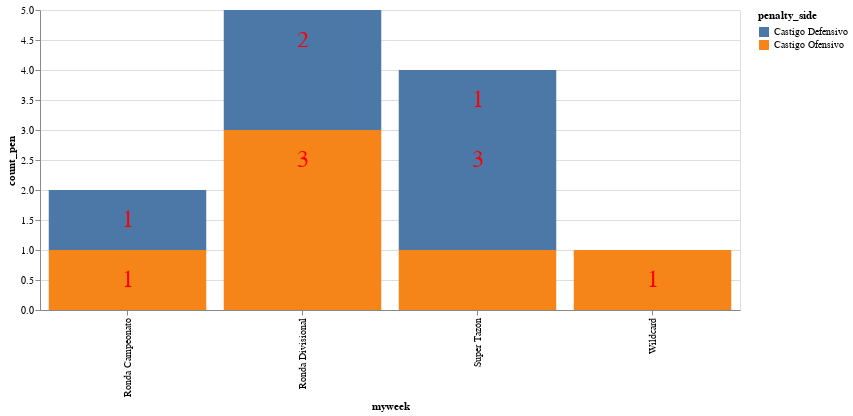

Source (notebook cell):
### Code cell
bar_5min_post = alt.Chart(df_4q_5min_post).mark_bar().encode(
   x =alt.X("myweek:N"),
    y=alt.Y("count_pen:Q", stack='zero'),    
    color=alt.Color('penalty_side')
).properties(
width= 700,
height=300)

text_5min_post = alt.Chart(df_4q_5min_post).mark_text(
    #font="Courier",
    fontSize=24,
    dy=30, 
    color='red'
).encode(
     x =alt.X("myweek:N"),
     y=alt.Y("count_pen:Q", stack='zero'),    
     detail='penalty_side:N',
     text=alt.Text('count_pen:Q', )
).properties(
width= 700,
height=300)

#alt.layer( text_5min_post )#.resolve_scale(color='independent')
 
bar_5min_post + text_5min_post

### Figure 1 — Vega-Lite specification as saved in the notebook (floating-point values rounded to 4 significant figures)
{"$schema": "https://vega.github.io/schema/vega-lite/v3.4.0.json", "config": {"mark": {"tooltip": null}, "view": {"height": 300, "width": 400}}, "data": {"name": "data-07d8aa0fdcf0648785ba0f3c91349223"}, "datasets": {"data-07d8aa0fdcf0648785ba0f3c91349223": [{"count_pen": 1, "myweek": "Ronda Campeonato", "penalty_side": "Castigo Defensivo"}, {"count_pen": 1, "myweek": "Ronda Campeonato", "penalty_side": "Castigo Ofensivo"}, {"count_pen": 2, "myweek": "Ronda Divisional", "penalty_side": "Castigo Defensivo"}, {"count_pen": 3, "myweek": "Ronda Divisional", "penalty_side": "Castigo Ofensivo"}, {"count_pen": 3, "myweek": "Super Tazón", "penalty_side": "Castigo Defensivo"}, {"count_pen": 1, "myweek": "Super Tazón", "penalty_side": "Castigo Ofensivo"}, {"count_pen": 1, "myweek": "Wildcard", "penalty_side": "Castigo Ofensivo"}]}, "layer": [{"encoding": {"color": {"field": "penalty_side", "type": "nominal"}, "x": {"field": "myweek", "type": "nominal"}, "y": {"field": "count_pen", "stack": "zero", "type": "quantitative"}}, "height": 300, "mark": "bar", "width": 700}, {"encoding": {"detail": {"field": "penalty_side", "type": "nominal"}, "text": {"field": "count_pen", "type": "quantitative"}, "x": {"field": "myweek", "type": "nominal"}, "y": {"field": "count_pen", "stack": "zero", "type": "quantitative"}}, "height": 300, "mark": {"color": "red", "dy": 30, "fontSize": 24, "type": "text"}, "width": 700}]}
